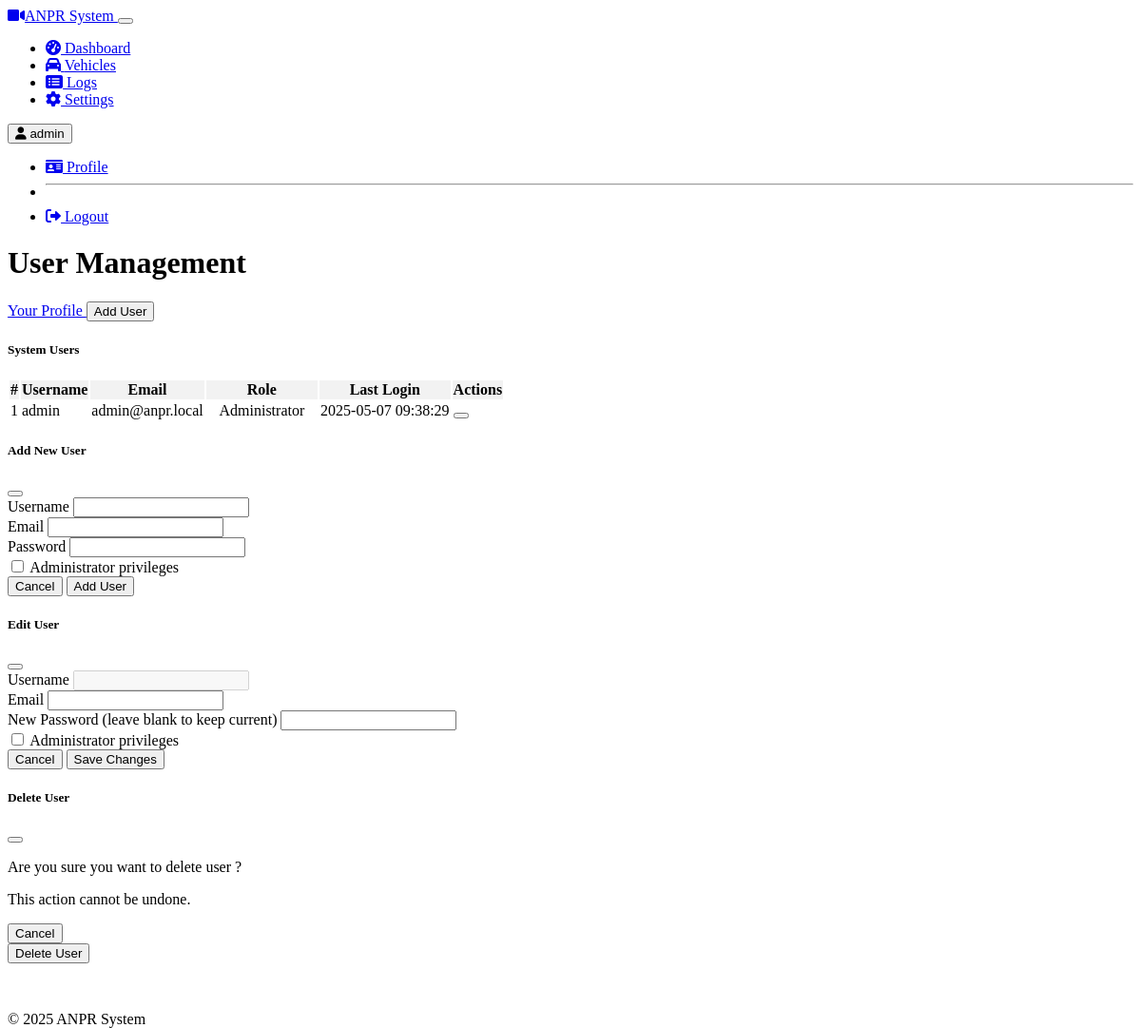
The page /auth/users (signed in) on the database as committed earlier.
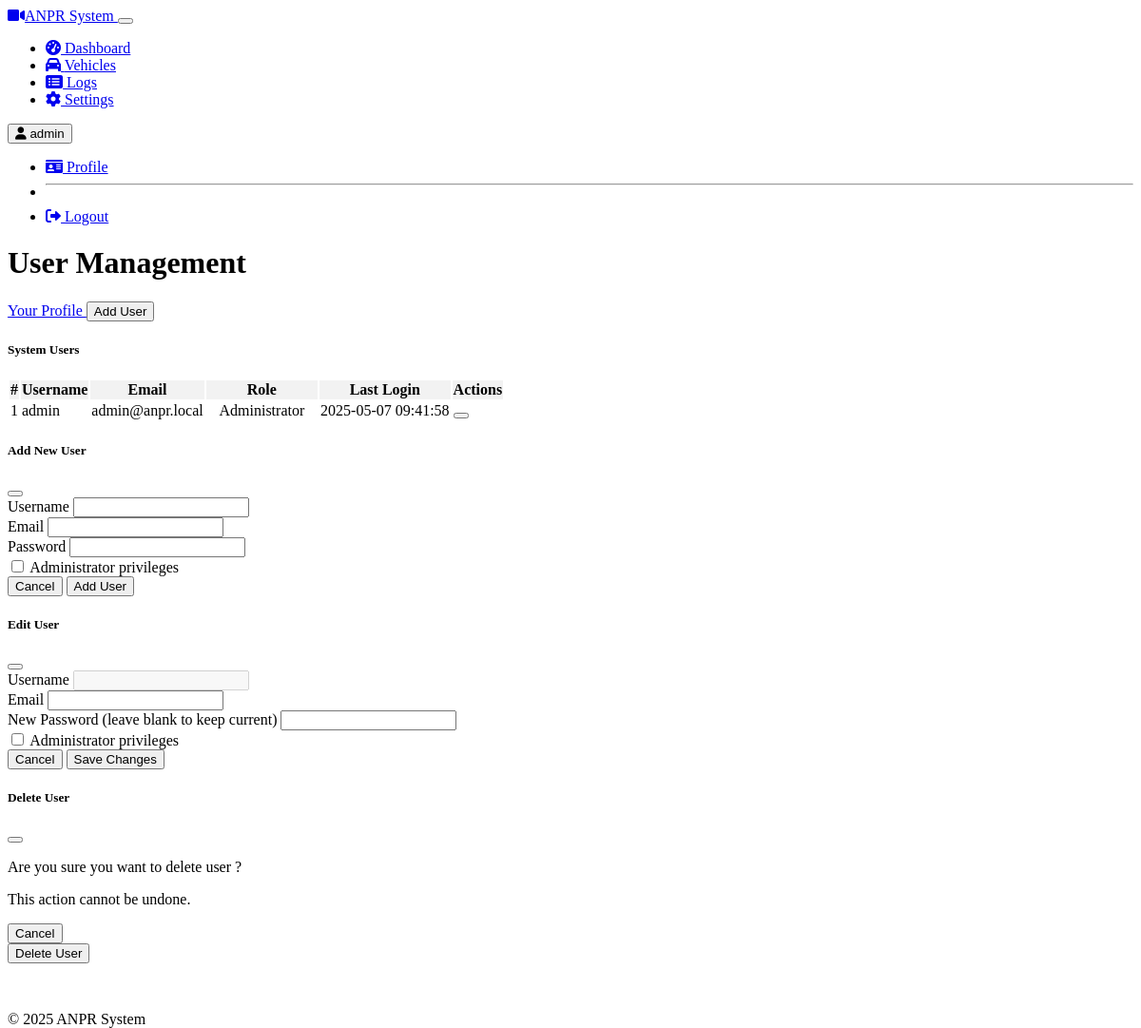
The same page on the database as committed later.
### models.py (models this page shows)
class User(user_mixin_base, db.Model):
    id = db.Column(db.Integer, primary_key=True)
    username = db.Column(db.String(64), unique=True, nullable=False)
    email = db.Column(db.String(120), unique=True, nullable=False)
    password_hash = db.Column(db.String(256), nullable=False)
    is_admin = db.Column(db.Boolean, default=False)
    created_at = db.Column(db.DateTime, default=datetime.utcnow)
    last_login = db.Column(db.DateTime)

### routes/auth.py (the view)
@auth_bp.route('/users', methods=['GET'])
@login_required
def users():
    if not current_user.is_admin:
        flash('You do not have permission to access this page', 'danger')
        return redirect(url_for('dashboard.index'))
    users = User.query.all()
    return render_template('users.html', users=users, current_year=datetime.now().year)

### templates/users.html (shortened to what the changed rows need)
{% extends "base.html" %}
{% block content %}
<div class="col-md-10 offset-md-1">
    <div class="d-flex justify-content-between align-items-center mb-4">
        <h1>User Management</h1>
    </div>
    <div class="card shadow">
        <div class="card-body p-0">
            <div class="table-responsive">
                <table class="table table-hover table-striped mb-0 align-middle">
                    <thead>
                        <tr>
                            <th>#</th>
                            <th>Username</th>
                            <th>Email</th>
                            <th>Role</th>
                            <th>Last Login</th>
                            <th>Actions</th>
                        </tr>
                    </thead>
                    <tbody>
                        {% for user in users %}
                        <tr>
                            <td>{{ user.id }}</td>
                            <td>{{ user.username }}</td>
                            <td>{{ user.email }}</td>
                            <td>
                                {% if user.is_admin %}
                                <span class="badge bg-danger">Administrator</span>
                                {% else %}
                                <span class="badge bg-secondary">Standard User</span>
                                {% endif %}
                            </td>
                            <td>{{ user.last_login.strftime('%Y-%m-%d %H:%M:%S') if user.last_login else 'Never' }}</td>
                            <td>
                                <button class="btn btn-sm btn-primary edit-user-btn" data-bs-toggle="modal" data-bs-target="#editUserModal"
                                        data-user-id="{{ user.id }}" data-username="{{ user.username }}" data-email="{{ user.email }}"
                                        data-is-admin="{{ user.is_admin|lower }}">
                                </button>
                            </td>
                        </tr>
                        {% endfor %}
                    </tbody>
                </table>
            </div>
        </div>
    </div>
</div>
{% endblock %}

### templates/base.html (shortened to what the changed rows need)
<!DOCTYPE html>
<html lang="en" data-bs-theme="dark">
<head>
    <link rel="stylesheet" href="https://cdn.replit.com/agent/bootstrap-agent-dark-theme.min.css">
    <link rel="stylesheet" href="/static/css/custom.css">
    <link rel="stylesheet" href="https://cdnjs.cloudflare.com/ajax/libs/font-awesome/6.0.0/css/all.min.css">
</head>
<body>
    <nav class="navbar navbar-expand-md navbar-dark bg-dark mb-4">
        <div class="container-fluid">
            <div class="collapse navbar-collapse" id="navbarCollapse">
                <div class="d-flex">
                    {% if current_user is defined and current_user.is_authenticated %}
                    <div class="dropdown">
                        <button class="btn btn-outline-light dropdown-toggle" type="button" data-bs-toggle="dropdown">
                            <i class="fas fa-user me-1"></i> {{ current_user.username }}
                        </button>
                        <ul class="dropdown-menu dropdown-menu-end">
                            <li>
                                <a class="dropdown-item" href="{% if url_with_token is defined %}{{ url_with_token('auth.profile') }}{% else %}{{ url_for('auth.profile') }}{% endif %}">
                                    <i class="fas fa-id-card me-1"></i> Profile
                                </a>
                            </li>
                            <li><hr class="dropdown-divider"></li>
                            <li>
                                <a class="dropdown-item" href="{% if url_with_token is defined %}{{ url_with_token('auth.logout') }}{% else %}{{ url_for('auth.logout') }}{% endif %}">
                                    <i class="fas fa-sign-out-alt me-1"></i> Logout
                                </a>
                            </li>
                        </ul>
                    </div>
                    {% else %}
                    <a href="{% if url_with_token is defined %}{{ url_with_token('auth.login') }}{% else %}{{ url_for('auth.login') }}{% endif %}" class="btn btn-outline-light">
                        <i class="fas fa-sign-in-alt me-1"></i> Login
                    </a>
                    {% endif %}
                </div>
            </div>
        </div>
    </nav>
    <main class="container">
        {% block content %}{% endblock %}
    </main>
</body>
</html>

Rows that differ between the two databases and show on the page:
changed User "admin": last_login "2025-05-07 09:38:29" → "2025-05-07 09:41:58"
